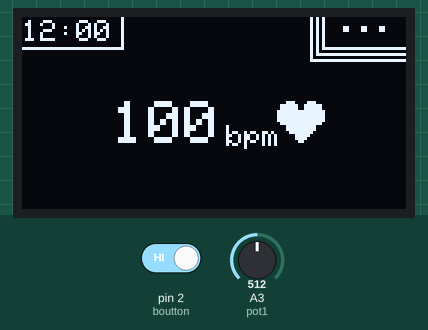
Recording of a sketch running on a simulated Arduino Uno, built with avr-gcc and run on an emulated ATmega328P. Parts: 128×64 one-colour display. Inputs (shaded band) come from the test bench; at power-on: pin 2 (boutton) HIGH, A3 (pot1) = 512. What the sketch prints to the serial monitor is not drawn.

Above: at 1.2 s.
1.3 s: pin 2 (boutton) driven LOW
At 4.1 s:
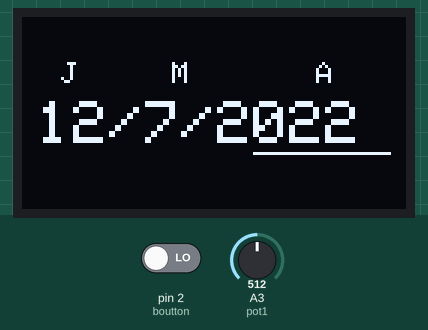
4.3 s: A3 (pot1) set to 497
At 6.6 s:
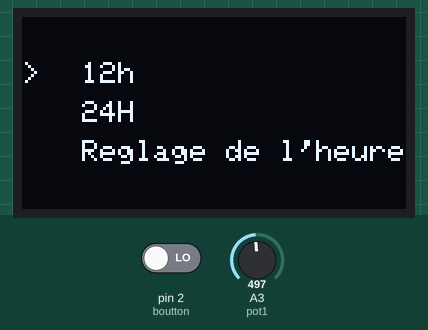
7.3 s: A3 (pot1) set to 716
At 9.0 s:
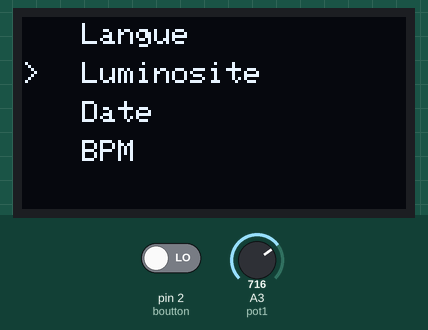
10.3 s: A3 (pot1) set to 754
12.8 s: A3 (pot1) set to 784
14.3 s: A3 (pot1) set to 511
At 15.9 s:
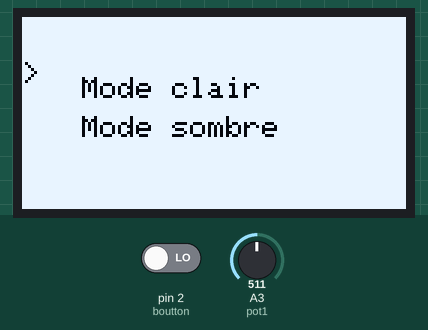
Timing chart, 0 to 17.4 s (numbered marks = the images above; inputs shaded):
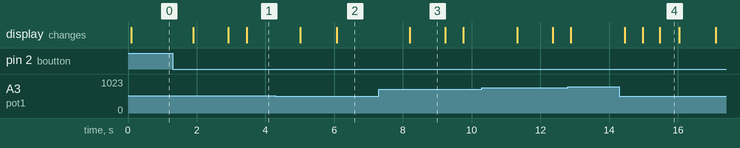

The sketch:

oled.ino
```cpp
#include <Wire.h>
#include <Adafruit_GFX.h>
#include <Adafruit_SSD1306.h>

#define SCREEN_WIDTH 128
#define SCREEN_HEIGHT 64

Adafruit_SSD1306 display(SCREEN_WIDTH, SCREEN_HEIGHT, &Wire, -1);

#define largeurDeLimage           20          // Largeur de l'image à afficher, en pixels
#define hauteurDeLimage           20          // Hauteur de l'image à afficher, en pixels

const int pot1 = A3;
int pot1_val;
int val_menu;
int boutton = 2;
int ym1;
int state = 0;
int lg;

int afh;
int jj = 12;
int mm = 10;
int aa = 2022;
int hh;
int mnmn;
int de;

int pos;

int smax;
int smin;

const unsigned char coeur [] PROGMEM = {
	0x00, 0x00, 0x00, 0x00, 0x00, 0x00, 0x00, 0x00, 0x00, 0x07, 0x0e, 0x00, 0x1f, 0x9f, 0x80, 0x1f,
	0x9f, 0x80, 0x3f, 0xff, 0xc0, 0x3f, 0xff, 0xc0, 0x3f, 0xff, 0xc0, 0x3f, 0xff, 0xc0, 0x1f, 0xff,
	0x80, 0x07, 0xfe, 0x00, 0x07, 0xfe, 0x00, 0x03, 0xfc, 0x00, 0x00, 0xf8, 0x00, 0x00, 0xf0, 0x00,
	0x00, 0x60, 0x00, 0x00, 0x00, 0x00, 0x00, 0x00, 0x00, 0x00, 0x00, 0x00
};

const int epd_bitmap_allArray_LEN = 1;
const unsigned char* epd_bitmap_allArray[1] = {coeur};


void setup() {

  afh = 24;
  lg = 2;

  de = 0;

  hh = 12;
  mnmn = 0;

  if(!display.begin(SSD1306_SWITCHCAPVCC,0x3C)) {
    Serial.println(F("SSD1306 allocation failed"));
  for(;;);  }

    Serial.begin(115200);

  display.setTextColor(WHITE);
  display.clearDisplay();

}

void loop() {

  while(1){

  de = de + 30;

  pot1_val = analogRead(pot1);
  val_menu = map(pot1_val, 0, 1023, 0, 4);
  state = digitalRead(boutton);
  Serial.println(state);

  delay(30);

    display.clearDisplay();

    display.setTextSize(2);
    display.setCursor(30,28);
    display.print("100");

    display.setTextSize(1);
    display.setCursor(68,36);
    display.print("bpm");

    display.drawBitmap(83 , 25 , coeur, largeurDeLimage,  hauteurDeLimage, WHITE);

    display.setTextSize(1);
    display.setCursor(0,1);
    display.print("12:00");

    display.setTextSize(1);
    display.setCursor(105,-2);
    display.print("...");

    display.drawRect(-1, -1, 35, 12, WHITE);

    display.drawRect(100, -1, 129, 12, WHITE);

    if(val_menu > 1){
    display.drawRect(98, -1, 129, 14, WHITE);
    display.drawRect(96, -1, 129, 16, WHITE);
    }

    if(val_menu <= 1){
    display.drawRect(-1, -1, 37, 14, WHITE);
    display.drawRect(-1, -1, 39, 16, WHITE);
    }

    if(val_menu > 1 && state == 0){
    m1();
    }

    if(val_menu <= 1 && state == 0){
    mh();
    }

  display.display();

  }

}

void m1(){

  delay(500);
  de = de + 500;

  while(1){

  display.clearDisplay();
  display.setTextSize(1);
  display.setTextColor(WHITE);
  display.setCursor(20,2);

  if(lg == 1){
  display.println("Language");
  }
  if(lg == 2){
  display.println("Langue");
  }

  display.setCursor(20,15);

  if(lg == 1){
  display.println("Brightness");
  }
  if(lg == 2){
  display.println("Luminosite");
  }

  display.setCursor(20,28);
  display.println("Date");
  display.setCursor(20,41);
  display.println("BPM");

  pot1_val = analogRead(pot1);
  val_menu = map(pot1_val, 0, 1023, 0, 4);
  state = digitalRead(boutton);

  display.setCursor(0,ym1);
  display.println(">");
  display.display();

  if(val_menu == 0){
    ym1=2;
  }

  if(val_menu == 1){
    ym1=15;
  }

  if(val_menu == 2){
    ym1=28;
  }

  if(val_menu == 3){
    ym1=41;
  }

  if(val_menu == 0 && state == 0){
    mLa();
  }
    if(val_menu == 1 && state == 0){
    mLu();
  }
    if(val_menu == 2 && state == 0){
    mD();
  }
    if(val_menu >= 3 && state == 0){
    mB();
  }
  }
}

void mLa(){

  display.clearDisplay();
  display.setTextSize(1);
  display.setTextColor(WHITE);
  display.setCursor(20,20);
  display.println("English");
  display.setCursor(20,33);
  display.println("Francais");

  delay(500);
  de = de + 500;

  while(1){

  display.clearDisplay();
  display.setTextSize(1);
  display.setTextColor(WHITE);
  display.setCursor(20,20);
  display.println("English");
  display.setCursor(20,33);
  display.println("Francais");

  pot1_val = analogRead(pot1);
  val_menu = map(pot1_val, 0, 1023, 0, 4);
  state = digitalRead(boutton);

  display.setCursor(0,ym1);
  display.println(">");
  display.display();

  if(val_menu <= 1){
    ym1=20;
  }

  if(val_menu > 1){
    ym1=33;
  }

  if(val_menu <= 1 && state == 0){
    delay(500);
    de = de + 500;
    lg = 1;
    loop();
  }

  if(val_menu > 1 && state == 0){
    delay(500);
    de = de + 500;
    lg = 2;
    loop();
  }

  }

}

void mLu(){

  display.clearDisplay();
  display.setTextSize(1);
  display.setTextColor(WHITE);
  display.setCursor(20,20);

  if(lg == 1){
  display.println("Light mode");
  }
  if(lg == 2){
  display.println("Mode clair");
  }

  display.setCursor(20,33);

  if(lg == 1){
  display.println("Dark mode");
  }
  if(lg == 2){
  display.println("Mode sombre");
  }

  delay(500);
  de = de + 500;

  while(1){

  display.clearDisplay();
  display.setTextSize(1);
  display.setTextColor(WHITE);
  display.setCursor(20,20);

  if(lg == 1){
  display.println("Light mode");
  }
  if(lg == 2){
  display.println("Mode clair");
  }

  display.setCursor(20,33);

  if(lg == 1){
  display.println("Dark mode");
  }
  if(lg == 2){
  display.println("Mode sombre");
  }

  pot1_val = analogRead(pot1);
  val_menu = map(pot1_val, 0, 1023, 0, 4);
  state = digitalRead(boutton);

  display.setCursor(0,ym1);
  display.println(">");
  display.display();

  if(val_menu <= 1){
    ym1=20;
  }

  if(val_menu > 1){
    ym1=33;
  }

  if(val_menu <= 1 && state == 0){
    delay(500);
    de = de + 500;
    display.invertDisplay(true);
    loop();
  }

  if(val_menu > 1 && state == 0){
    delay(500);
    de = de + 500;
    display.invertDisplay(false);
    loop();
  }

  }

}

void mD(){

  delay(500);
  de = de + 500;

  pos = 0;

  while(1){

  display.clearDisplay();

  pot1_val = analogRead(pot1);
  val_menu = map(pot1_val, 0, 1023, 0, 4);
  state = digitalRead(boutton);

  display.setTextSize(2);
  display.setCursor(5,28);
  display.print(jj);
  display.print("/");
  display.print(mm);
  display.print("/");
  display.print(aa);

  display.setTextSize(1);
  display.setCursor(13,15);

  if(lg == 1){
  display.println("D");
  }
  if(lg == 2){
  display.println("J");
  }
  display.setCursor(50,15);

  display.println("M");

  display.setCursor(98,15);

  if(lg == 1){
  display.println("Y");
  }
  if(lg == 2){
  display.println("A");
  }

  if(state == 0){
    pos++;
    delay(500);
    de = de + 500;
  }

  if(pos == 0){
    display.drawLine(5, 45, 26, 45, WHITE);
    jj = map(pot1_val, 0, 1023, 1, 32);
  }

  if(pos == 1){
    display.drawLine(41, 45, 62, 45, WHITE);
    mm = map(pot1_val, 0, 1023, 1, 13);
  }

  if(pos == 2){
    display.drawLine(77, 45, 122, 45, WHITE);
    aa = map(pot1_val, 0, 1023, 2000, 2101);
  }

  if(pos == 3){
    delay(500);
    de = de + 500;
    loop();
  }

  display.display();

  }
}

void mB(){

  delay(500);
  de = de + 500;

  while(1){

  display.clearDisplay();

  pot1_val = analogRead(pot1);
  val_menu = map(pot1_val, 0, 1023, 0, 4);
  state = digitalRead(boutton);

  display.setTextSize(1);
  display.setCursor(25,15);

  if(lg == 1){
  display.println("Max BPM Threshold");
  }
  if(lg == 2){
  display.println("Seuil BPM Max");
  }

  display.setTextSize(2);
  display.setCursor(45,30);
  smax = map(pot1_val, 0, 1023, 20, 220);
  display.println(smax);

  if(state == 0) {

    delay(500);
    de = de + 500;

    while(1){

    display.clearDisplay();

    pot1_val = analogRead(pot1);
    val_menu = map(pot1_val, 0, 1023, 0, 4);
    state = digitalRead(boutton);

    display.setTextSize(1);
    display.setCursor(25,15);

    if(lg == 1){
    display.setCursor(20,15);
    display.println("Min BPM Threshold");
    }
    if(lg == 2){
    display.println("Seuil BPM Min");
    }

    display.setTextSize(2);
    display.setCursor(45,30);
    smin = map(pot1_val, 0, 1023, 20, 220);
    display.println(smin);

    if(state == 0){
      delay(500);
      de = de + 500;
      loop();

    }

    display.display();

    }

  }

  display.display();

  }

}

void mh(){

  delay(500);
  de = de + 500;

  while(1){

  display.clearDisplay();

  display.setTextSize(1);
  display.setTextColor(WHITE);
  display.setCursor(20,15);
  display.println("12h");
  display.setCursor(20,28);
  display.println("24H");
  display.setCursor(20,41);

  if(lg == 1){
  display.println("Time setting");
  }
  if(lg == 2){
  display.println("Reglage de l'heure");
  }

  pot1_val = analogRead(pot1);
  val_menu = map(pot1_val, 0, 1023, 0, 4);
  state = digitalRead(boutton);

  display.setCursor(0,ym1);
  display.println(">");
  display.display();

  if(val_menu <= 1){
    ym1=15;
  }

  if(val_menu > 1 && val_menu <= 2){
    ym1=28;
  }

  if(val_menu > 2){
    ym1=41;
  }

  if(val_menu <= 1 && state == 0){
    afh = 12;
    delay(500);
    de = de + 500;
    loop();
  }

  if(val_menu > 1 && val_menu <= 2 && state == 0){
    afh = 24;
    delay(500);
    de = de + 500;
    loop();
  }

  if(val_menu > 2 && state == 0){

  delay(500);
  de = de + 500;

  pos = 0;

  while(1){

  display.clearDisplay();

  pot1_val = analogRead(pot1);
  val_menu = map(pot1_val, 0, 1023, 0, 4);
  state = digitalRead(boutton);

  display.setTextSize(2);
  display.setCursor(30,28);
  display.print(hh);
  display.setCursor(60,28);
  display.print("h");
  display.setCursor(80,28);
  display.print(mnmn);


  if(state == 0){
    pos++;
    delay(500);
    de = de + 500;
  }

  if(pos == 0){
    display.drawLine(30, 45, 51, 45, WHITE);
    hh = map(pot1_val, 0, 1023, 0, 24);
  }

  if(pos == 1){
    display.drawLine(80, 45, 101, 45, WHITE);
    mnmn = map(pot1_val, 0, 1023, 0, 60);
  }

  if(pos == 2){
    delay(500);
    de = de + 500;
    loop();
  }

  display.display();

  }

  }

  }

}
```

Measured:
- the behaviour switches between 512 and 511 on A3 (pot1) (found by bisection; images 1 and 2)
- after the input at 1.3 s, the display: first changes after 0.60 s (image 1 shows a later state)
- after the input at 4.3 s, the display: first changes after 0.72 s (image 2 shows a later state)
- after the input at 7.3 s, the display: changes after 0.90 s (image 3)
- after the input at 14.3 s, the display: first differs from a run without the input after 0.68 s (image 4 shows a later state)
- what the display in image 3 shows lasts 1.0 s, from 8.2 s to 9.2 s
- what the display in image 4 shows lasts 0.5 s, from 15.5 s to 16.0 s
